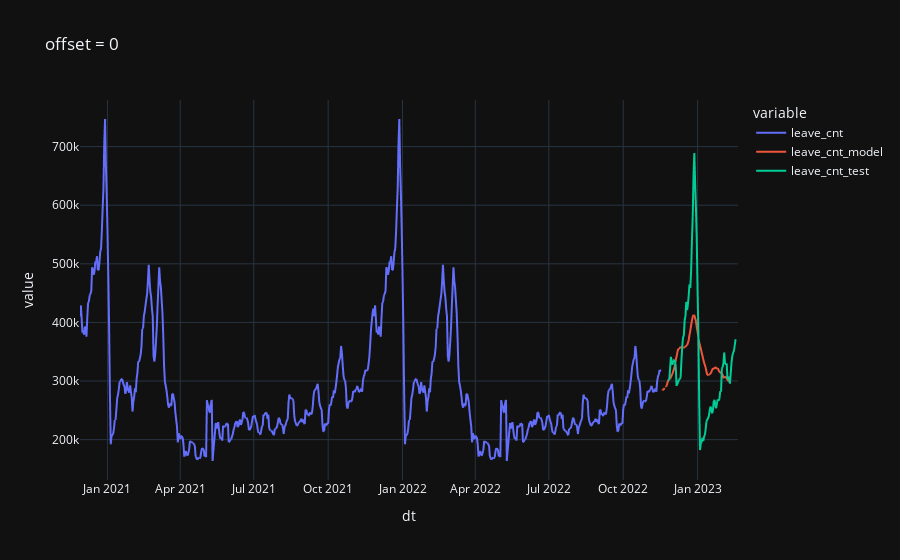
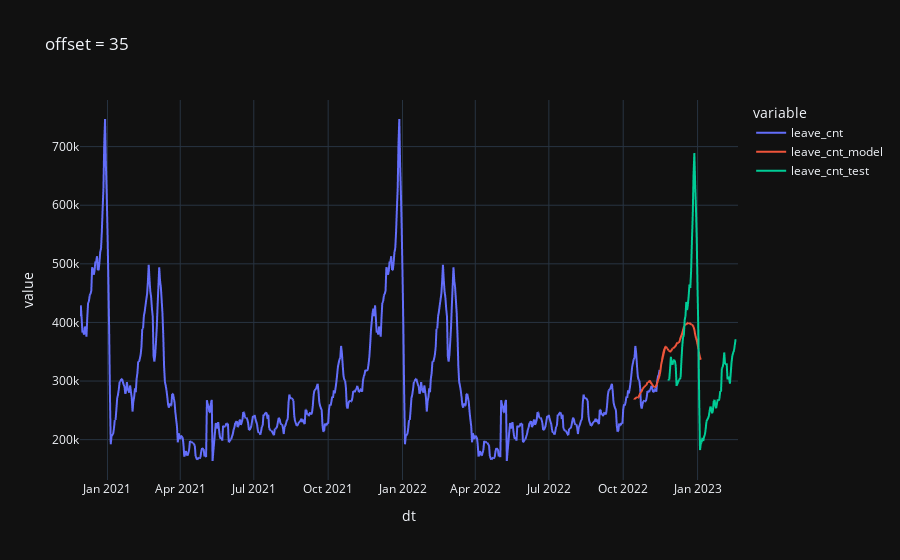
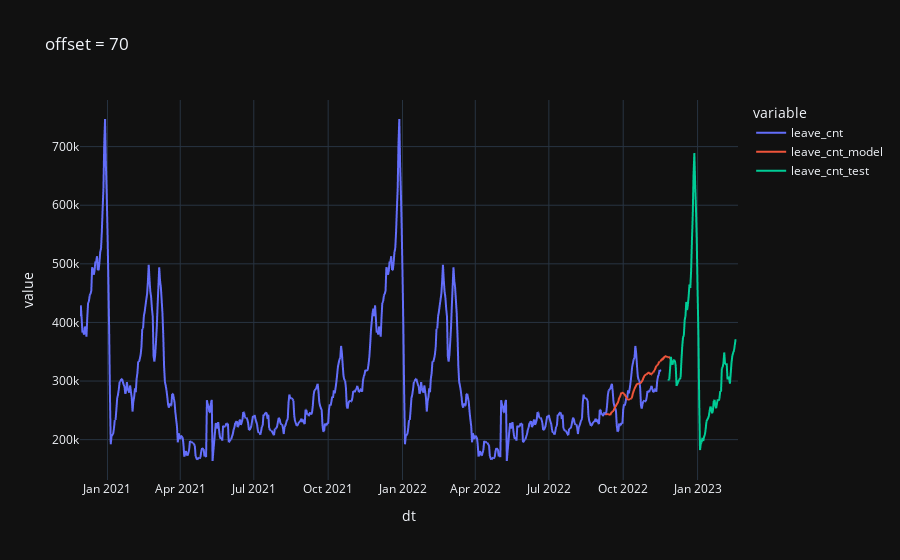
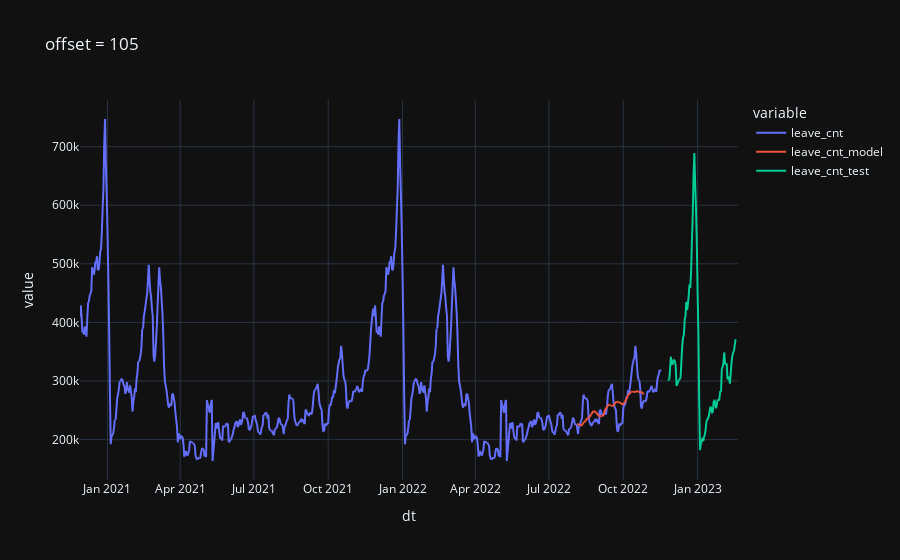

Source (notebook cell) for these figures, in order:
### Code cell
x_shape = (len(data_norm.columns), HISTORY_SIZE)
x_elm = x_shape[0] * x_shape[1]
y_shape = (1, HORIZON_SIZE)
y_elm = y_shape[0] * y_shape[1]

def test_model(offset):
    out = data_norm.copy()
    # out = pd.concat([out, leave_test])
    # out['leave_cnt_test'] = leave_test['leave_cnt']
    tx = out.copy().iloc[len(data_norm) - offset - HISTORY_SIZE:len(data_norm) - offset]
    # tx['enter_cnt'] /= enter_std
    # tx['leave_cnt'] /= leave_std
    # tx['search_cnt'] /= search_std
    mx = tx.values.reshape((1, x_elm))
    my = model.predict(mx)
    my = my.reshape(y_shape).transpose()
    ty = pd.DataFrame(my)
    ty_index = pd.date_range(tx.index[-1] + pd.DateOffset(1), tx.index[-1] + pd.DateOffset(HORIZON_SIZE), freq='D')
    # ty = pd.DataFrame({ 'dt': ty_index, 'enter_cnt': ty[0] }).set_index('dt')
    ty = pd.DataFrame({ 'dt': ty_index, 'leave_cnt': ty[0] }).set_index('dt')
    # ty['enter_cnt'] *= enter_std
    ty['leave_cnt'] *= leave_std
    out['leave_cnt'] *= leave_std
    out = pd.concat([out, leave_test_smooth])
    out = out.merge(ty, on='dt', how='outer', suffixes=['', '_model'])

    res = out
    # px.line(res, y=['enter_cnt', 'enter_cnt_model'], title=f"offset = {offset}").show()
    px.line(res, y=['leave_cnt', 'leave_cnt_model', 'leave_cnt_test'], title=f"offset = {offset}").show()

test_model(0*7)
test_model(5*7)
test_model(10*7)
test_model(15*7)
test_model(20*7)
test_model(25*7)
test_model(30*7)
test_model(35*7)

### Figure 1 — Plotly figure (JSON) as saved in the notebook; plotly's stock layout.template omitted (floating-point values rounded to 4 significant figures; data arrays with more than 128 entries replaced by an {"elided": "..."} marker saying what was removed)
{"data": [{"hovertemplate": "variable=leave_cnt<br>dt=%{x}<br>value=%{y}<extra></extra>", "legendgroup": "leave_cnt", "line": {"color": "#636efa", "dash": "solid"}, "marker": {"symbol": "circle"}, "mode": "lines", "name": "leave_cnt", "showlegend": true, "x": {"elided": "815 str values"}, "xaxis": "x", "y": {"elided": "815 float values"}, "yaxis": "y", "type": "scattergl"}, {"hovertemplate": "variable=leave_cnt_model<br>dt=%{x}<br>value=%{y}<extra></extra>", "legendgroup": "leave_cnt_model", "line": {"color": "#EF553B", "dash": "solid"}, "marker": {"symbol": "circle"}, "mode": "lines", "name": "leave_cnt_model", "showlegend": true, "x": {"elided": "815 str values"}, "xaxis": "x", "y": {"elided": "815 float values"}, "yaxis": "y", "type": "scattergl"}, {"hovertemplate": "variable=leave_cnt_test<br>dt=%{x}<br>value=%{y}<extra></extra>", "legendgroup": "leave_cnt_test", "line": {"color": "#00cc96", "dash": "solid"}, "marker": {"symbol": "circle"}, "mode": "lines", "name": "leave_cnt_test", "showlegend": true, "x": {"elided": "815 str values"}, "xaxis": "x", "y": {"elided": "815 float values"}, "yaxis": "y", "type": "scattergl"}], "layout": {"xaxis": {"anchor": "y", "domain": [0.0, 1.0], "title": {"text": "dt"}}, "yaxis": {"anchor": "x", "domain": [0.0, 1.0], "title": {"text": "value"}}, "legend": {"title": {"text": "variable"}, "tracegroupgap": 0}, "title": {"text": "offset = 0"}}}

### Figure 2 — Plotly figure (JSON) as saved in the notebook; plotly's stock layout.template omitted (floating-point values rounded to 4 significant figures; data arrays with more than 128 entries replaced by an {"elided": "..."} marker saying what was removed)
{"data": [{"hovertemplate": "variable=leave_cnt<br>dt=%{x}<br>value=%{y}<extra></extra>", "legendgroup": "leave_cnt", "line": {"color": "#636efa", "dash": "solid"}, "marker": {"symbol": "circle"}, "mode": "lines", "name": "leave_cnt", "showlegend": true, "x": {"elided": "815 str values"}, "xaxis": "x", "y": {"elided": "815 float values"}, "yaxis": "y", "type": "scattergl"}, {"hovertemplate": "variable=leave_cnt_model<br>dt=%{x}<br>value=%{y}<extra></extra>", "legendgroup": "leave_cnt_model", "line": {"color": "#EF553B", "dash": "solid"}, "marker": {"symbol": "circle"}, "mode": "lines", "name": "leave_cnt_model", "showlegend": true, "x": {"elided": "815 str values"}, "xaxis": "x", "y": {"elided": "815 float values"}, "yaxis": "y", "type": "scattergl"}, {"hovertemplate": "variable=leave_cnt_test<br>dt=%{x}<br>value=%{y}<extra></extra>", "legendgroup": "leave_cnt_test", "line": {"color": "#00cc96", "dash": "solid"}, "marker": {"symbol": "circle"}, "mode": "lines", "name": "leave_cnt_test", "showlegend": true, "x": {"elided": "815 str values"}, "xaxis": "x", "y": {"elided": "815 float values"}, "yaxis": "y", "type": "scattergl"}], "layout": {"xaxis": {"anchor": "y", "domain": [0.0, 1.0], "title": {"text": "dt"}}, "yaxis": {"anchor": "x", "domain": [0.0, 1.0], "title": {"text": "value"}}, "legend": {"title": {"text": "variable"}, "tracegroupgap": 0}, "title": {"text": "offset = 35"}}}

### Figure 3 — Plotly figure (JSON) as saved in the notebook; plotly's stock layout.template omitted (floating-point values rounded to 4 significant figures; data arrays with more than 128 entries replaced by an {"elided": "..."} marker saying what was removed)
{"data": [{"hovertemplate": "variable=leave_cnt<br>dt=%{x}<br>value=%{y}<extra></extra>", "legendgroup": "leave_cnt", "line": {"color": "#636efa", "dash": "solid"}, "marker": {"symbol": "circle"}, "mode": "lines", "name": "leave_cnt", "showlegend": true, "x": {"elided": "815 str values"}, "xaxis": "x", "y": {"elided": "815 float values"}, "yaxis": "y", "type": "scattergl"}, {"hovertemplate": "variable=leave_cnt_model<br>dt=%{x}<br>value=%{y}<extra></extra>", "legendgroup": "leave_cnt_model", "line": {"color": "#EF553B", "dash": "solid"}, "marker": {"symbol": "circle"}, "mode": "lines", "name": "leave_cnt_model", "showlegend": true, "x": {"elided": "815 str values"}, "xaxis": "x", "y": {"elided": "815 float values"}, "yaxis": "y", "type": "scattergl"}, {"hovertemplate": "variable=leave_cnt_test<br>dt=%{x}<br>value=%{y}<extra></extra>", "legendgroup": "leave_cnt_test", "line": {"color": "#00cc96", "dash": "solid"}, "marker": {"symbol": "circle"}, "mode": "lines", "name": "leave_cnt_test", "showlegend": true, "x": {"elided": "815 str values"}, "xaxis": "x", "y": {"elided": "815 float values"}, "yaxis": "y", "type": "scattergl"}], "layout": {"xaxis": {"anchor": "y", "domain": [0.0, 1.0], "title": {"text": "dt"}}, "yaxis": {"anchor": "x", "domain": [0.0, 1.0], "title": {"text": "value"}}, "legend": {"title": {"text": "variable"}, "tracegroupgap": 0}, "title": {"text": "offset = 70"}}}

### Figure 4 — Plotly figure (JSON) as saved in the notebook; plotly's stock layout.template omitted (floating-point values rounded to 4 significant figures; data arrays with more than 128 entries replaced by an {"elided": "..."} marker saying what was removed)
{"data": [{"hovertemplate": "variable=leave_cnt<br>dt=%{x}<br>value=%{y}<extra></extra>", "legendgroup": "leave_cnt", "line": {"color": "#636efa", "dash": "solid"}, "marker": {"symbol": "circle"}, "mode": "lines", "name": "leave_cnt", "showlegend": true, "x": {"elided": "811 str values"}, "xaxis": "x", "y": {"elided": "811 float values"}, "yaxis": "y", "type": "scattergl"}, {"hovertemplate": "variable=leave_cnt_model<br>dt=%{x}<br>value=%{y}<extra></extra>", "legendgroup": "leave_cnt_model", "line": {"color": "#EF553B", "dash": "solid"}, "marker": {"symbol": "circle"}, "mode": "lines", "name": "leave_cnt_model", "showlegend": true, "x": {"elided": "811 str values"}, "xaxis": "x", "y": {"elided": "811 float values"}, "yaxis": "y", "type": "scattergl"}, {"hovertemplate": "variable=leave_cnt_test<br>dt=%{x}<br>value=%{y}<extra></extra>", "legendgroup": "leave_cnt_test", "line": {"color": "#00cc96", "dash": "solid"}, "marker": {"symbol": "circle"}, "mode": "lines", "name": "leave_cnt_test", "showlegend": true, "x": {"elided": "811 str values"}, "xaxis": "x", "y": {"elided": "811 float values"}, "yaxis": "y", "type": "scattergl"}], "layout": {"xaxis": {"anchor": "y", "domain": [0.0, 1.0], "title": {"text": "dt"}}, "yaxis": {"anchor": "x", "domain": [0.0, 1.0], "title": {"text": "value"}}, "legend": {"title": {"text": "variable"}, "tracegroupgap": 0}, "title": {"text": "offset = 105"}}}
